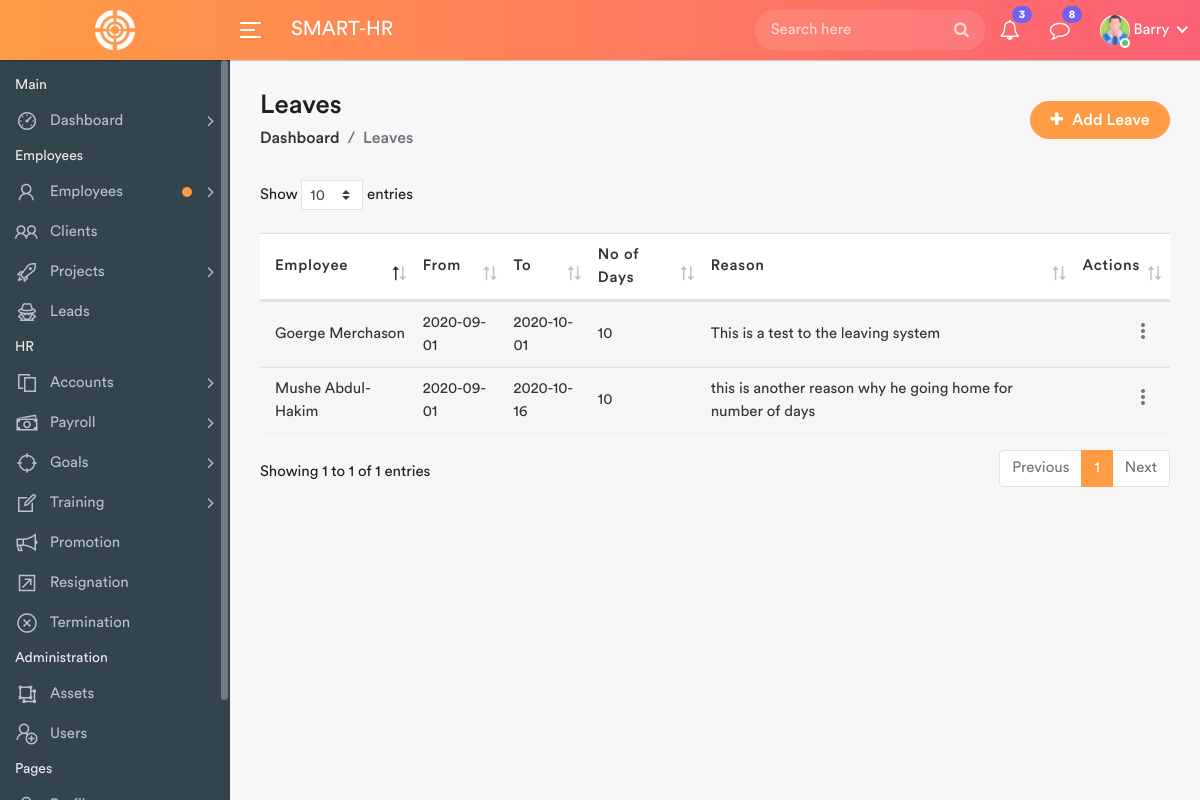
Screenshot of /leaves-employee.php (signed in) with the database file from the repository.
### tables this page shows
CREATE TABLE `users` (
  `id` int NOT NULL AUTO_INCREMENT,
  `FirstName` varchar(200) NOT NULL,
  `LastName` varchar(200) NOT NULL,
  `UserName` varchar(200) NOT NULL,
  `Email` varchar(100) NOT NULL,
  `Password` varchar(200) NOT NULL,
  `Phone` varchar(20) NOT NULL,
  `Address` varchar(200) NOT NULL,
  `Picture` varchar(255) NOT NULL,
  `dateTime` datetime NOT NULL DEFAULT CURRENT_TIMESTAMP,
  PRIMARY KEY (`id`),
  UNIQUE KEY `Email` (`Email`)
);

CREATE TABLE `leaves` (
  `id` int NOT NULL AUTO_INCREMENT,
  `Employee` varchar(200) NOT NULL,
  `Starting_At` date NOT NULL,
  `Ending_On` date NOT NULL,
  `Days` int NOT NULL,
  `Reason` text NOT NULL,
  `Time_Added` datetime NOT NULL DEFAULT CURRENT_TIMESTAMP,
  PRIMARY KEY (`id`)
);

### leaves-employee.php (the view, shortened to what this page needs)
<?php
	include_once("includes/functions.php");
 ?>
<!DOCTYPE html>
<html lang="en">
    <head>
        <link rel="stylesheet" href="assets/css/bootstrap.min.css">
        <link rel="stylesheet" href="assets/css/font-awesome.min.css">
        <link rel="stylesheet" href="assets/css/line-awesome.min.css">
		<link rel="stylesheet" href="assets/css/dataTables.bootstrap4.min.css">
		<link rel="stylesheet" href="assets/css/select2.min.css">
		<link rel="stylesheet" href="assets/css/bootstrap-datetimepicker.min.css">
        <link rel="stylesheet" href="assets/css/style.css">
    </head>
    <body>
        <div class="main-wrapper">
            <?php include_once("includes/header.php");?>
            <?php include_once("includes/sidebar.php");?>
            <div class="page-wrapper">
                <div class="content container-fluid">
					<div class="page-header">
						<div class="row align-items-center">
							<div class="col">
								<h3 class="page-title">Leaves</h3>
								<ul class="breadcrumb">
									<li class="breadcrumb-item"><a href="index.php">Dashboard</a></li>
									<li class="breadcrumb-item active">Leaves</li>
								</ul>
							</div>
							<div class="col-auto float-right ml-auto">
								<a href="#" class="btn add-btn" data-toggle="modal" data-target="#add_leave"><i class="fa fa-plus"></i> Add Leave</a>
							</div>
						</div>
					</div>
					<div class="row">
						<div class="col-md-12">
							<div class="table-responsive">
								<table class="table table-striped custom-table mb-0 datatable">
									<thead>
										<tr>
											<th>Employee</th>
											<th>From</th>
											<th>To</th>
											<th>No of Days</th>
											<th>Reason</th>
											<th class="text-right">Actions</th>
										</tr>
									</thead>
									<?php
										$sql = "SELECT * FROM leaves";
										$query = $dbh->prepare($sql);
										$query->execute();
										$results=$query->fetchAll(PDO::FETCH_OBJ);
										if($query->rowCount() > 0)
										{
										foreach($results as $row)
										{
									?>
									<tbody>
										<tr>
											<td><?php echo htmlentities($row->Employee);?></td>
											<td><?php echo htmlentities($row->Starting_At);?></td>
											<td><?php echo htmlentities($row->Ending_On);?></td>
											<td><?php echo htmlentities($row->Days);?></td>
											<td><?php echo htmlentities($row->Reason);?></td>
											<td class="text-right">
												<div class="dropdown dropdown-action">
													<a href="#" class="action-icon dropdown-toggle" data-toggle="dropdown" aria-expanded="false"><i class="material-icons">more_vert</i></a>
												</div>
											</td>
										</tr>
									</tbody>
									<?php $cnt+=1;
										}
									}?>
								</table>
							</div>
						</div>
					</div>
                </div>
            </div>
        </div>
    </body>
</html>

### includes/header.php (shortened to what this page needs)
<div class="header">
	<div class="header-left">
		<a href="index.php" class="logo">
			<img src="assets/img/logo.png" width="40" height="40" alt="">
		</a>
	</div>
	<a id="toggle_btn" href="javascript:void(0);">
		<span class="bar-icon">
			<span></span>
			<span></span>
			<span></span>
		</span>
	</a>
	<div class="page-title-box">
		<h3>SMART-HR</h3>
	</div>
	<ul class="nav user-menu">
		<li class="nav-item">
			<div class="top-nav-search">
				<form action="search.php">
					<input class="form-control" type="text" placeholder="Search here">
					<button class="btn" type="submit"><i class="fa fa-search"></i></button>
				</form>
			</div>
		</li>
		<li class="nav-item dropdown">
			<a href="#" class="dropdown-toggle nav-link" data-toggle="dropdown">
				<i class="fa fa-bell-o"></i> <span class="badge badge-pill">3</span>
			</a>
		</li>
		<li class="nav-item dropdown">
			<a href="#" class="dropdown-toggle nav-link" data-toggle="dropdown">
				<i class="fa fa-comment-o"></i> <span class="badge badge-pill">8</span>
			</a>
		</li>
		<?php
		$sql = "SELECT * from users";
		$query = $dbh -> prepare($sql);
		$query->execute();
		$result=$query->fetch(PDO::FETCH_OBJ);
		?>
		<li class="nav-item dropdown has-arrow main-drop">
			<a href="#" class="dropdown-toggle nav-link" data-toggle="dropdown">
				<span class="user-img"><img src="./profiles/<?php echo htmlentities($result->Picture);?>" alt="User Picture">
				<span class="status online"></span></span>
				<span><?php echo htmlentities(ucfirst($_SESSION['userlogin']));?></span>
			</a>
		</li>
	</ul>
</div>

### rows the page displays
users: Picture (picture)
leaves: Employee "Goerge Merchason", Starting_At "2020-09-01", Ending_On "2020-10-01", Days "10", Reason "This is a test to the leaving system"
leaves: Employee "Mushe Abdul-Hakim", Starting_At "2020-09-01", Ending_On "2020-10-16", Days "10", Reason "this is another reason why he going home for number of days"

### other values shown
$_SESSION['userlogin'] "Barry"
